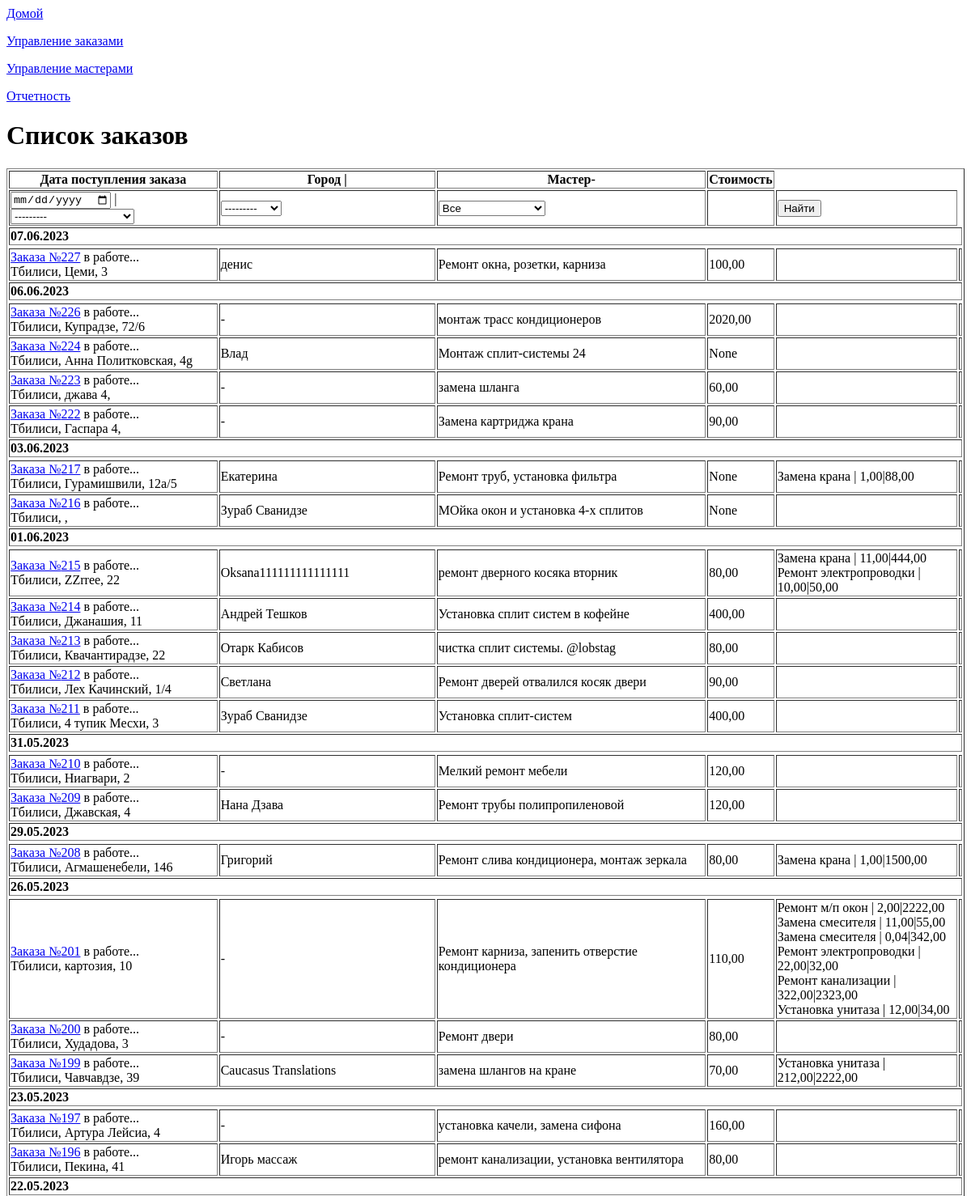
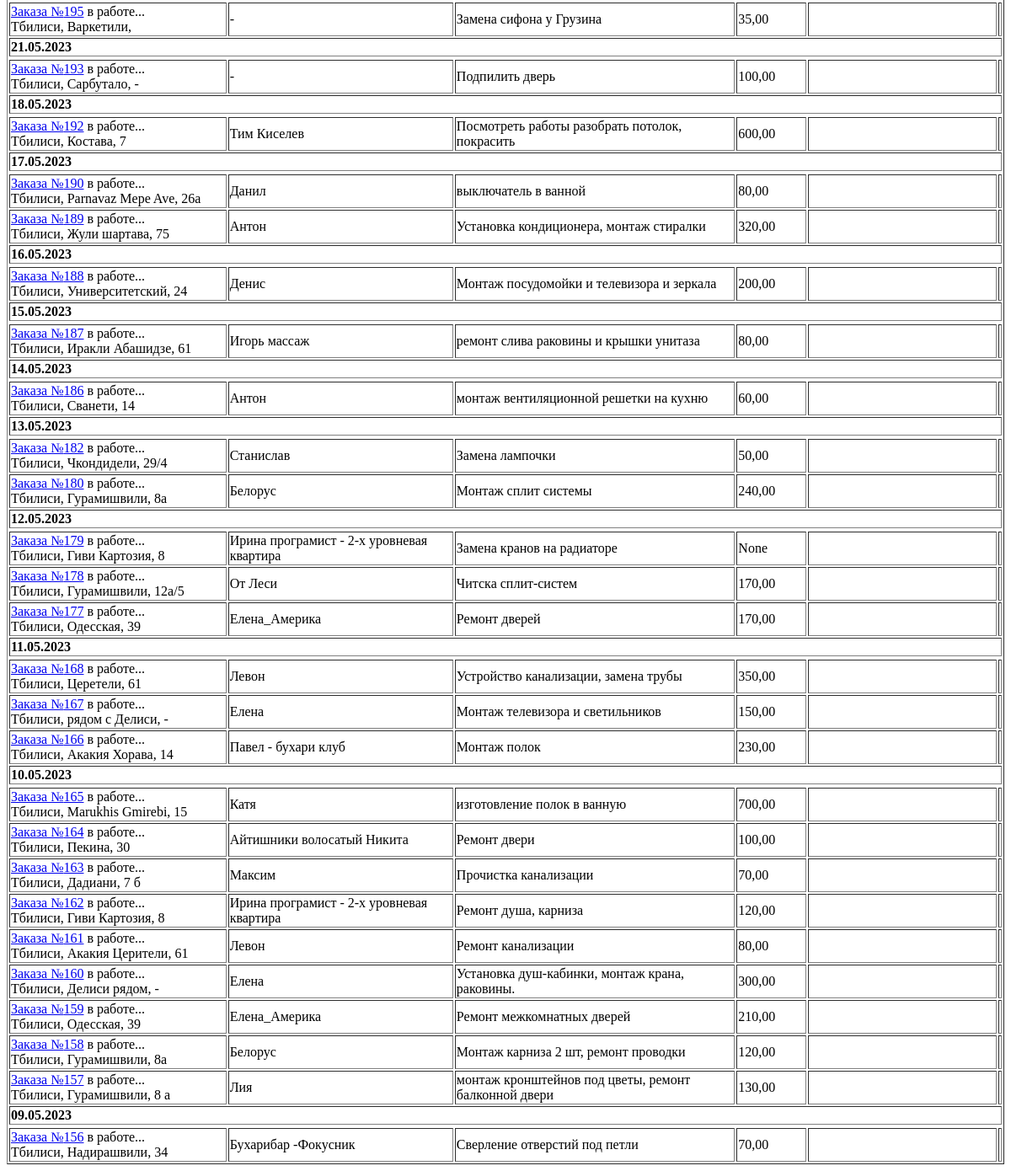
Before: /list_order with the older database file (2 pictures, top to bottom).
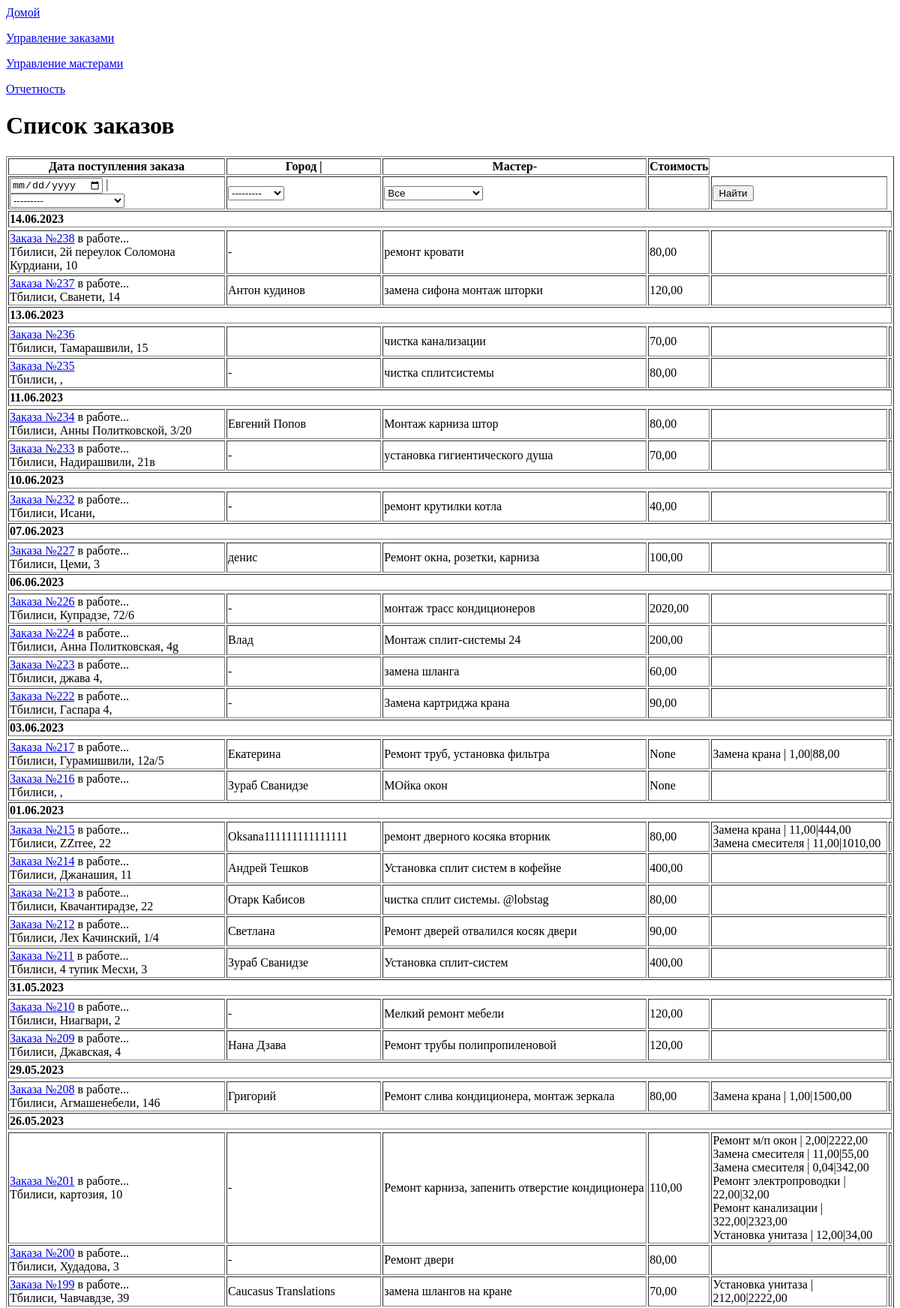
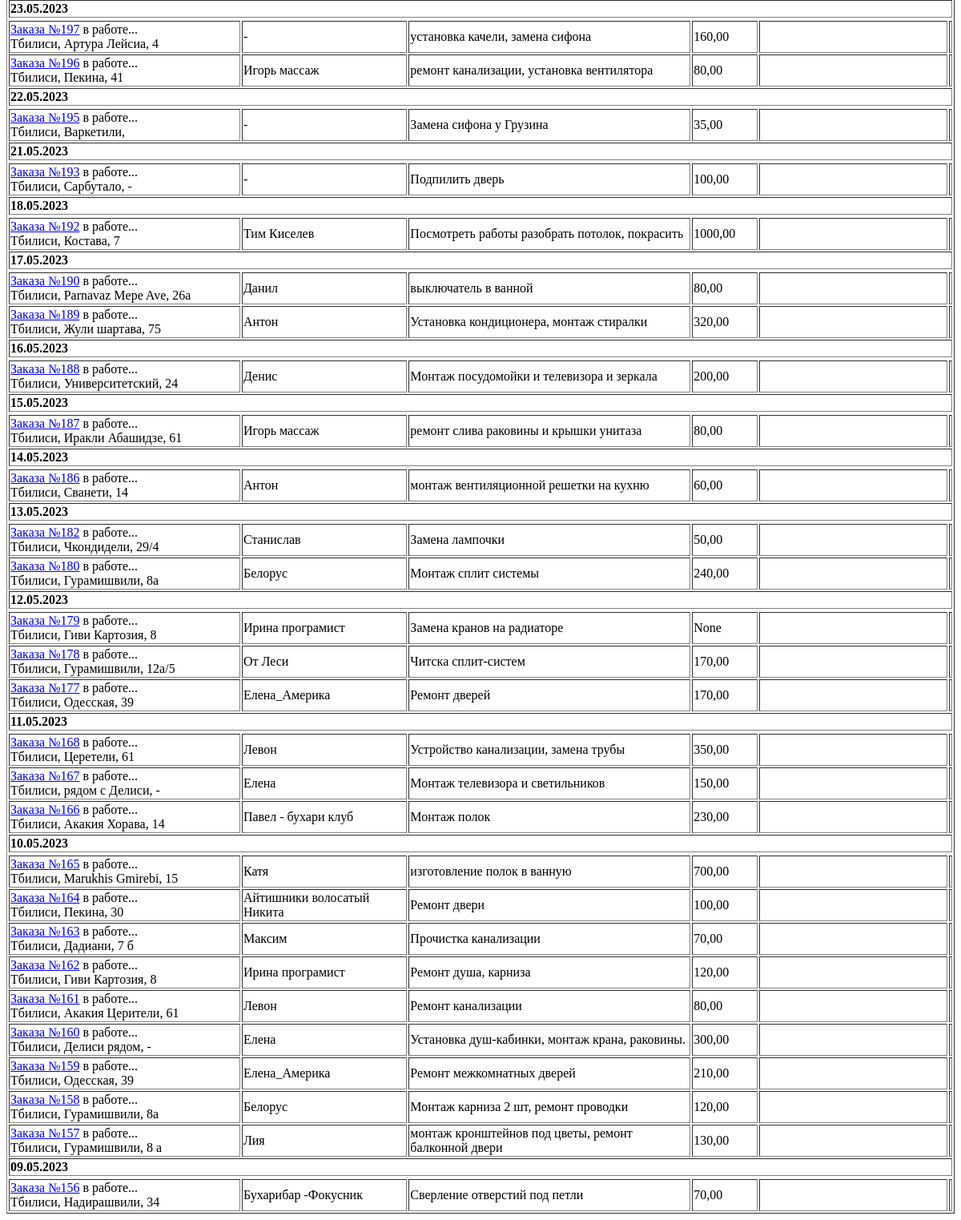
After: the same page with the newer database file (2 pictures, top to bottom).
### app_site/models.py (models this page shows, shortened)
class OrderList(models.Model):
    time_in = models.DateTimeField(auto_now_add=True, verbose_name='Дата заказа')
    time_out = models.DateTimeField(null=True, blank=True, verbose_name='Дата выполнения')
    repairer_id = models.ForeignKey("RepairerList", on_delete=models.SET_NULL, null=True, blank=True,
                                    verbose_name='Мастер', default='', )
    price = models.DecimalField(decimal_places=2, max_digits=7, null=True, blank=True, verbose_name='Стоимость работ')
    text_order = models.CharField(max_length=1500, verbose_name='Описание проблемы', blank=True, null=True)
    customer_name = models.CharField(max_length=50, verbose_name='Ваше имя')
    customer_phone = models.CharField(max_length=16, verbose_name='Номер телефона')
    customer_code = models.CharField(max_length=16, verbose_name='Код организации', blank=True, null=True)
    address_city = models.CharField(max_length=2, choices=CITY_CHOICES, default='TB', null=True, blank=True,
                                    verbose_name='Город')
    order_status = models.CharField(max_length=3, choices=ORDER_STATUS, default='BEG', null=True, blank=True,
                                    verbose_name='Статус заказа')
    address_street_app = models.CharField(max_length=150, verbose_name='Улица', null=True, blank=True)
    address_num = models.CharField(max_length=10, verbose_name='Номер дома', null=True, blank=True)
    services = models.ManyToManyField('Service', through='Invoice')

class Invoice(models.Model):
    service_id = models.ForeignKey('Service', on_delete=models.CASCADE, null=True, blank=True, )
    order_id = models.ForeignKey('OrderList', on_delete=models.CASCADE, null=True, blank=True, )
    quantity_type = models.CharField(choices=QUANTITY_CHOICES, max_length=3, null=True, blank=True,
                                     verbose_name='Измерение')
    quantity = models.DecimalField(decimal_places=2, max_digits=7, null=True, blank=True, verbose_name='Количество')
    price = models.DecimalField(decimal_places=2, max_digits=7, null=True, blank=True, verbose_name='Цена')

class Service(models.Model):
    name = models.\
        CharField(null=True, blank=True, max_length=500, verbose_name='Услуга')
    type = models.CharField(choices=WORK_CHOICES, null=True, blank=True, max_length=3, verbose_name='Вид работ')
    def __str__(self):
        return f"{self.name}"

### app_site/views.py (the view)
# urls.py: path('list_order', OrderManagementSystem.as_view(), name='list_order'),
class OrderManagementSystem(ListView):
    model = OrderList
    context_object_name = 'order'
    template_name = 'order_list.html'
    ordering = ['-time_in']
    queryset = get_info2().select_related('repairer_id')
    def get_queryset(self):
        queryset = super().get_queryset()
        self.filterset = OrderFilter(self.request.GET, queryset)
        return self.filterset.qs
    def get_context_data(self, **kwargs):
        context = super().get_context_data(**kwargs)
        context['filterset'] = self.filterset
        return context

### app_site/models.py (called while the page is built)
    def __str__(self):
        return f"{self.name} {self.s_name}"

### app_site/templatetags/custom_filters.py (called while the page is built)
@register.filter()
def choice_tag(value, A):
    try:
        if A == 'city':
            a = dict(CITY_CHOICES)
        elif A == 'status_order':
            a = dict(ORDER_STATUS)
        elif A == 'month':
            a = dict(MONTH)
        return f'{a[value]}'
    except KeyError:
        return f''

@register.filter()
def finish_order_tag(value):
    return f'' if value else f' в работе...'

### templates/order_list.html (shortened to what this page needs)
{% extends 'flatpages/default.html' %}
{% load custom_filters %}
{% load custom_tags %}
{% block body %}
<h1>Список заказов</h1>
<table  border="1">
    <tr>
<th>{{ filterset.form.time_in.label }}</th>
<th>{{ filterset.form.address_city.label }} | {{ filterset.form.address_street_app.label }}</th>
<th>{{ filterset.form.repairer_id.label }}</th>
<th>Стоимость</th>
</tr>
    <tr>
<form action="" method="get">
<td>{{ filterset.form.time_in }} | {{ filterset.form.order_status }}</td>
<td>{{ filterset.form.address_city }} </td>
<td>{{ filterset.form.repairer_id }}</td>
<td></td>
<td><input type="submit" value="Найти" /></td>
</form>
</tr>
{% regroup order by time_in|date:"d.m.Y" as day %}
    {% for y in day %}
    <tr>
        <td  colspan="6">
            <b>{{ y.grouper }}</b>
        </td>
    <tr>
        {% for i in y.list %}
        <tr>
            <td>
            <a href="{% url 'list_detail' i.pk %}">Заказа №{{ i.pk}}</a>{{ i.time_out | finish_order_tag }}<br>
            {{ i.address_city | choice_tag:'city' }}, {{ i.address_street_app }}, {{ i.address_num }}</td>
            <td>{{ i.customer_name }}</td>
            <td>{{ i.text_order|truncatewords:7 }}</td>
            <td>{{ i.price }}</td>
            <td>{% for d in i.invoice_set.all %} {{d.service_id}} | {{ d.quantity }}|{{ d.price }} <br>{% endfor %}</td>
            <td>
            </tr>
        {% endfor %}
    {% endfor %}
</table>
{% endblock body %}

### templates/flatpages/default.html (shortened to what this page needs)
{% load static %}
<html>
<head>
</head>
<body>
<p><a href="{% url 'home' %}">Домой</a></p>
<p><a href="{% url 'list_order' %}">Управление заказами</a></p>
<p><a href="{% url 'list_repair' %}">Управление мастерами</a></p>
<p><p><a href="{% url 'stat' %}">Отчетность</a></p>
{% block body %}
{% endblock body%}
</body></html>

Changed rows visible on the page:
removed Invoice: service_id "Ремонт электропроводки", quantity "10,00", price "50,00", shown under OrderList "ZZrree"
added OrderList: pk "238", time_out|finish_order_tag "в работе...", address_city|choice_tag "Тбилиси", address_street_app "2й переулок Соломона Курдиани", address_num "10", customer_name "-", text_order "ремонт кровати", price "80,00", shown under "14.06.2023"
added OrderList: pk "237", time_out|finish_order_tag "в работе...", address_city|choice_tag "Тбилиси", address_street_app "Сванети", address_num "14", customer_name "Антон кудинов", text_order "замена сифона монтаж шторки", price "120,00", shown under "14.06.2023"
added OrderList: pk "236", address_city|choice_tag "Тбилиси", address_street_app "Тамарашвили", address_num "15", text_order "чистка канализации", price "70,00", shown under "13.06.2023"
added OrderList: pk "235", address_city|choice_tag "Тбилиси", customer_name "-", text_order "чистка сплитсистемы", price "80,00", shown under "13.06.2023"
added OrderList: pk "234", time_out|finish_order_tag "в работе...", address_city|choice_tag "Тбилиси", address_street_app "Анны Политковской", address_num "3/20", customer_name "Евгений Попов", text_order "Монтаж карниза штор", price "80,00", shown under "11.06.2023"
added OrderList: pk "233", time_out|finish_order_tag "в работе...", address_city|choice_tag "Тбилиси", address_street_app "Надирашвили", address_num "21в", customer_name "-", text_order "установка гигиентического душа", price "70,00", shown under "11.06.2023"
added OrderList: pk "232", time_out|finish_order_tag "в работе...", address_city|choice_tag "Тбилиси", address_street_app "Исани", customer_name "-", text_order "ремонт крутилки котла", price "40,00", shown under "10.06.2023"
changed OrderList "Анна Политковская": price "None" → "200,00"
changed OrderList id 216: text_order "МОйка окон и установка 4-х сплитов" → "МОйка окон"
added Invoice: service_id "Замена смесителя", quantity "11,00", price "1010,00", shown under OrderList "ZZrree"
changed OrderList "Костава": price "600,00" → "1000,00"
changed OrderList "Замена кранов на радиаторе": customer_name "Ирина програмист - 2-х уровневая квартира" → "Ирина програмист"
changed OrderList "Ремонт душа, карниза": customer_name "Ирина програмист - 2-х уровневая квартира" → "Ирина програмист"
Other visible differences:
new list line: "14.06.2023"
new list line: "13.06.2023"
new list line: "11.06.2023"
new list line: "10.06.2023"
